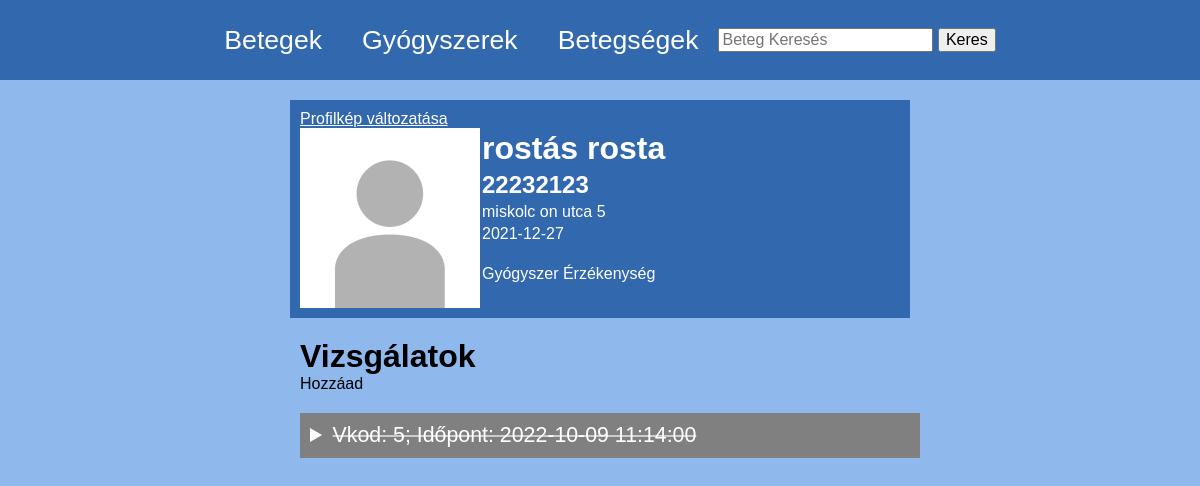
Screenshot of /beteg/22232123 with the database file from the repository.
### server.py (models this page shows, shortened)
class Beteg(db.Model):
    TAJ = db.Column(db.Integer, primary_key=True, unique=True, autoincrement=True)
    nev = db.Column(db.String(30))
    lakcim = db.Column(db.String(255))
    szuletes = db.Column(db.Date)
    vizsgalatok = db.relationship("Vizsgalat", backref="beteg", order_by="desc(Vizsgalat.datum)")
    erzekenysegek = db.relationship("Erzekeny", backref="beteg")
    felirasok = db.relationship("Felir", backref="beteg")
    diagnosztizalasok = db.relationship("Diagnosztizal", backref="beteg")
    pfp = db.Column(db.LargeBinary)

class Vizsgalat(db.Model):
    vkod = db.Column(db.Integer, primary_key=True)
    TAJ = db.Column(db.Integer, db.ForeignKey("beteg.TAJ"))
    datum = db.Column(db.DateTime)
    felirasok = db.relationship("Felir", backref="vizsgalat")
    diagnosztizalasok = db.relationship("Diagnosztizal", backref="vizsgalat")

### server.py (the view)
@app.route('/beteg/<taj>')
def beteg(taj):
    dtNow = time.time()
    beteg = Beteg.query.filter(Beteg.TAJ == taj).first()
    vizsgalatokq = Vizsgalat.query.filter(Vizsgalat.TAJ == taj).order_by(desc(Vizsgalat.datum)).all()
    betegsegek = Betegseg.query.all()
    gyogyszerek = Gyogyszer.query.all()
    return render_template('beteg.html',dtNow=dtNow, Betegseg=Betegseg, Gyogyszer=Gyogyszer, beteg=beteg,gyogyszerek=gyogyszerek, betegsegek=betegsegek, vizsgalatokq=vizsgalatokq, Diagnosztizal=Diagnosztizal, Felir=Felir)

### server.py (called while the page is built)
@app.before_request
def showIp():
    print(request.headers.get('X-REAL-IP'))

@app.before_request
def fixAdmin():
    if request.path == "/admin":
        return redirect(f"{request.url_root}admin/")

@app.context_processor
def handle_context():
    return dict(session=session, db=db, datetime=datetime, reversed=reversed)

### templates/beteg.html (shortened to what this page needs)
<!DOCTYPE html>
<html lang="en">
<head>
    <link rel="stylesheet" href="../static/style.css">
</head>
<body>
    {%include 'navbar.html'%}
    <div class="betegCard">
        <a href="/beteg/{{beteg.TAJ}}/pfp/upload">Profilkép változatása</a>
        <div class="flexrow">
            <img src="/beteg/{{beteg.TAJ}}/pfp" onerror="placeholder(this)" alt="pfp">
            <div class="flexcol">
                <h1>{{beteg.nev}}</h1>
                <h2>{{beteg.TAJ}}</h2>
                <p>{{beteg.lakcim}}</p>
                <p>{{beteg.szuletes}}</p>
                <br>
                <p>Gyógyszer Érzékenység</p>
            </div>
        </div>
    </div>
    <div class="betegContainer">
        <h1 >Vizsgálatok</h1>
        <p class="text-button" onclick="openDialog('vizsgalat')">Hozzáad</p>
        {%for vizsgalat in beteg.vizsgalatok%}
        {%if dtNow < vizsgalat.datum.timestamp()%}
        <details>
            <summary>Vkod: {{vizsgalat.vkod}}; Időpont: {{vizsgalat.datum}}</summary>
        {%else%}
        <details style="background-color: gray;">
            <summary style="text-decoration: line-through rgba(255,255,255,0.6);">Vkod: {{vizsgalat.vkod}}; Időpont: {{vizsgalat.datum}}</summary>
        {%endif%}
            {%set diagnosztizaciok = Diagnosztizal.query.filter(Diagnosztizal.vkod == vizsgalat.vkod).all()%}
            {%set felirasok = Felir.query.filter(Felir.vkod == vizsgalat.vkod).all()%}
        </details>
        {%endfor%}
    </div>
</body>
</html>

### static/style.css (style rules this page uses)
:root { --c-foreground: rgb(50, 104, 173); --c-background: rgb(143, 184, 237); }
html,body { width: 100vw; height: 100vh; margin: 0px; padding: 0px; overflow-x: hidden; }
body { background-color: var(--c-background); font-family: Arial, Helvetica, sans-serif; }
.betegCard, details { background-color: var(--c-foreground); color: white; font-size: 12pt; margin: 20px auto; padding: 10px; width: 50vw; }
summary { font-size: 16pt; cursor: pointer; }
.betegCard img { max-width: 200px; max-height: 200px; width: 30%; height: 30%; }
.betegCard a { min-width: 70vw; height: 100%; color: white; }
.betegCard h1, .betegCard h2, .betegCard p { padding: 2px; margin: 0px; }
.flexcol { display: flex; flex-direction: column; }
.flexrow { display: flex; flex-direction: row; }
.betegContainer { width: 50vw; margin: auto; }
.betegContainer h1 { margin: 0px; padding: 0px; }
.text-button { cursor: pointer; margin: 0px; padding: 0px; }

### rows the page displays
Beteg: nev "rostás rosta", TAJ "22232123", lakcim "miskolc on utca 5", szuletes "2021-12-27"
Vizsgalat: vkod "5", datum "2022-10-09 11:14:00"
